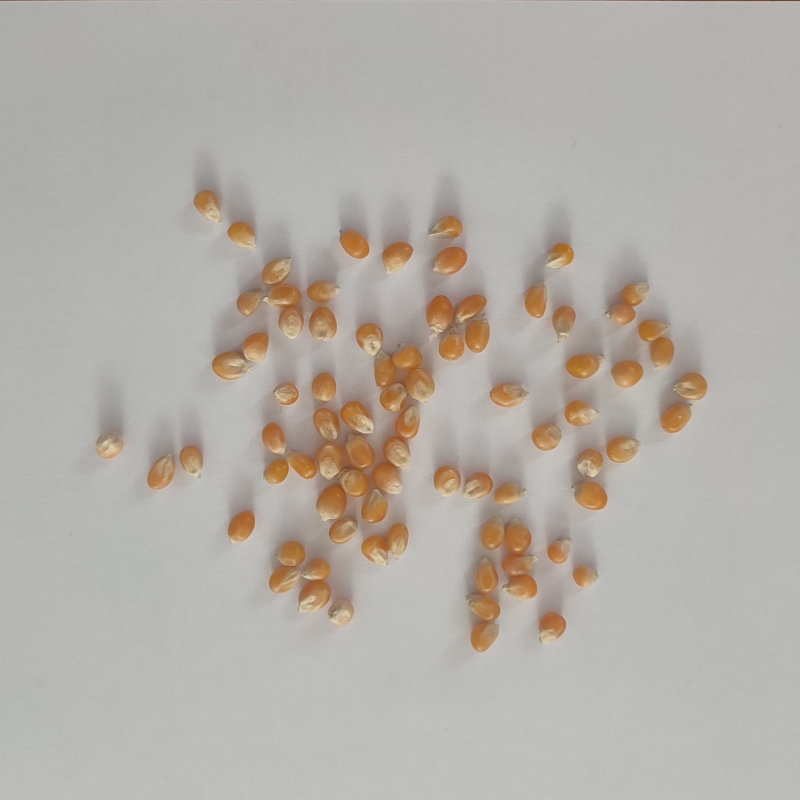
#> input picture grain-count-detector/misir.png, 2400 x 2400 px (shown at 1/3 size)
$ python main.py
#> lines starting #> are read from the running program, lines starting #| are printed output that depends on the picture; after the words box and inside, x2 and y2 are one past the last pixel; in counts of white or black regions, pixels touching at a corner belong together
from PIL import Image
import cv2
import numpy as np


def remove_gray_background(input_image_path, temp_output_path, gray_threshold=55):
    # Görüntüyü aç ve RGBA formatına çevir
#> called with input_image_path = 'misir.png', temp_output_path = 'misir_no_gray.png', gray_threshold = 55
    image = Image.open(input_image_path).convert("RGBA")
#> image is the input picture: PIL image 2400x2400 RGBA; mean R, G, B, A 180, 174.8, 168.2, 255
    pixels = image.load()
    width, height = image.size
#> width = 2400; height = 2400

    # Gri arka planı şeffaf yap
    for x in range(width):
        for y in range(height):
            r, g, b, a = pixels[x, y]
            if abs(r - g) < gray_threshold and abs(g - b) < gray_threshold and abs(r - b) < gray_threshold:
                pixels[x, y] = (r, g, b, 0)  # Şeffaf yap
    image.save(temp_output_path, "PNG")
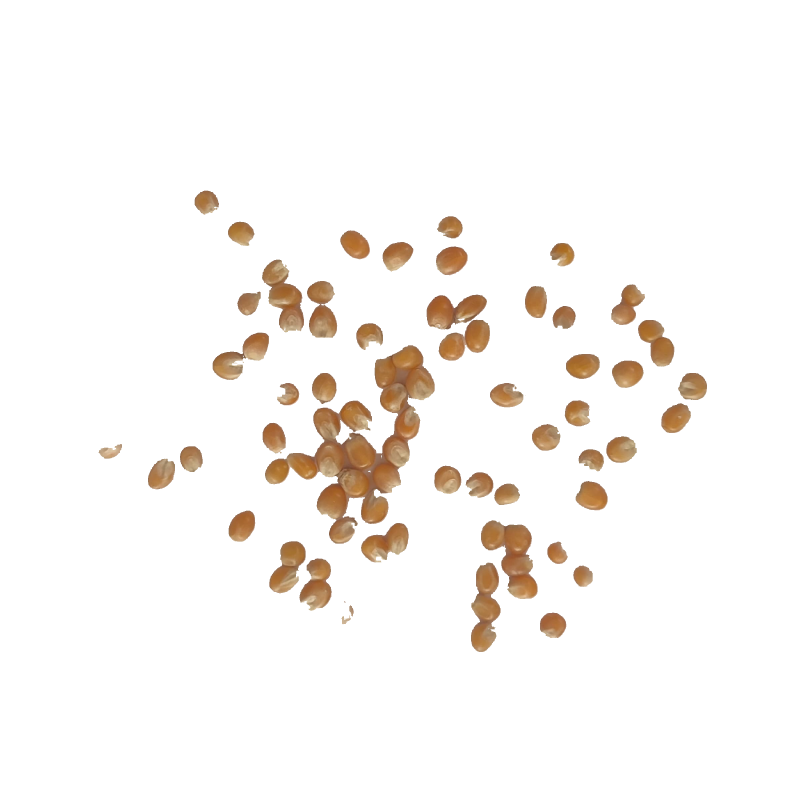
#> saved as misir_no_gray.png: PIL image 2400x2400 RGBA (shown at 1/3 size); mean R, G, B, A 180, 174.8, 168.2, 18.4; transparent parts drawn white


def count_corn_kernels(image_path, output_path):
    # Görüntüyü RGBA formatında oku
#> called with image_path = 'misir_no_gray.png', output_path = 'corn_output.png'
    image = cv2.imread(image_path, cv2.IMREAD_UNCHANGED)
#> image: shape (2400, 2400, 4)

    if image.shape[2] != 4:
        print("Görüntüde alfa kanalı bulunmuyor!")
        return

    alpha_channel = image[:, :, 3]
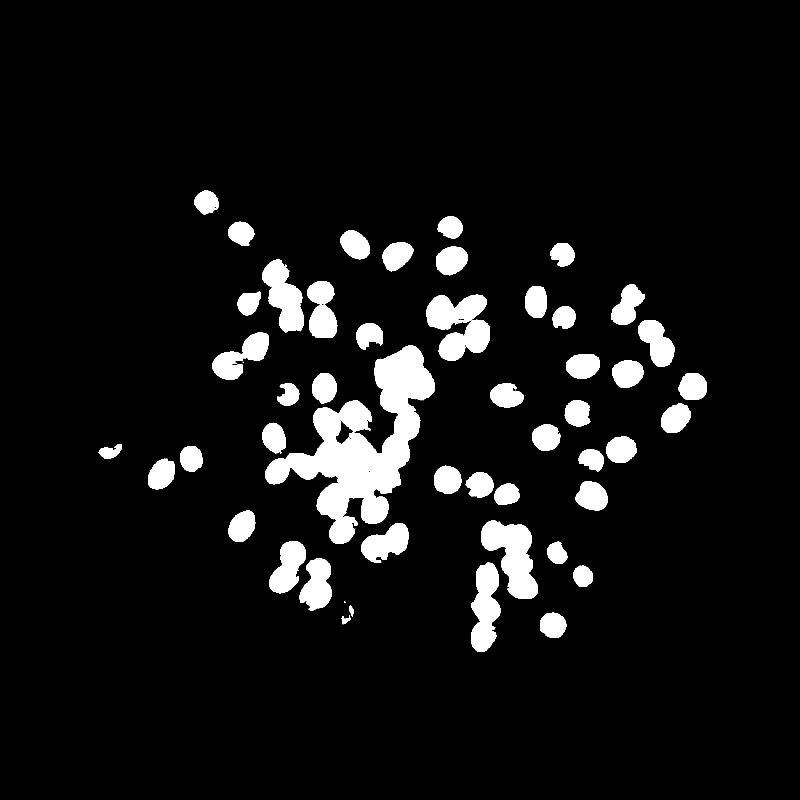
#> alpha_channel: shape (2400, 2400) (shown at 1/3 size); 7.2% white; 56 white regions (6 under 20 px), largest, box (x1, y1, x2, y2) and area: (795, 1036, 1304, 1631) 109137, (1443, 1561, 1613, 1797) 22359, (1413, 1688, 1502, 1956) 16078
    mask = alpha_channel > 0
    image_rgb = image[:, :, :3]
    gray = cv2.cvtColor(image_rgb, cv2.COLOR_BGR2GRAY)
    gray[~mask] = 255  # Şeffaf bölgeleri beyaz yap
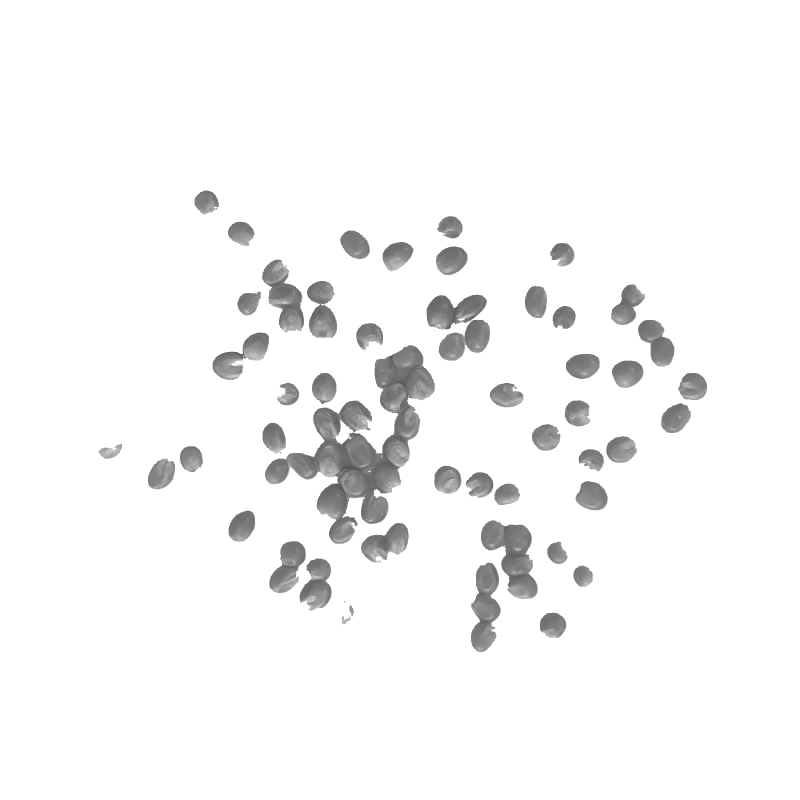
#> gray: shape (2400, 2400) (shown at 1/3 size); min 70, max 255, mean 246.2

    # Gürültü azaltma ve eşikleme
    blurred = cv2.GaussianBlur(gray, (15, 15), 0)
    _, binary = cv2.threshold(blurred, 225, 255, cv2.THRESH_BINARY_INV)
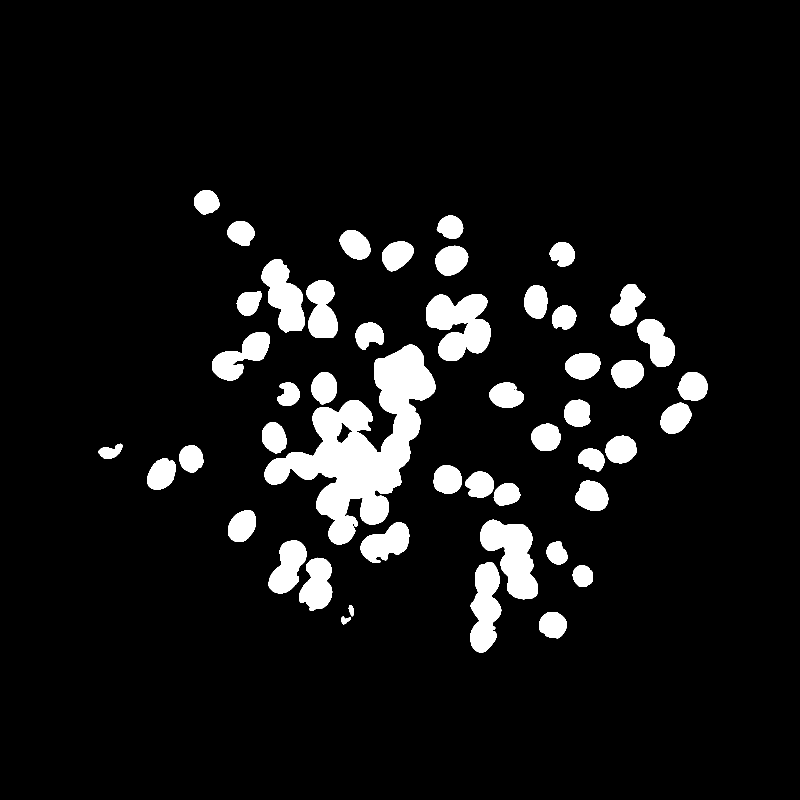
#> binary: shape (2400, 2400) (shown at 1/3 size); 7.7% white; 48 white regions, largest, box (x1, y1, x2, y2) and area: (793, 1034, 1306, 1633) 114848, (1278, 882, 1472, 1083) 25839, (1441, 1559, 1614, 1798) 23676

    # Morfolojik işlemler
    kernel = np.ones((5, 5), np.uint8)  # Kernel boyutunu artırarak ayrılmayı kolaylaştırıyoruz
    eroded = cv2.erode(binary, kernel, iterations=1)  # Erozyon: taneleri birbirinden ayır
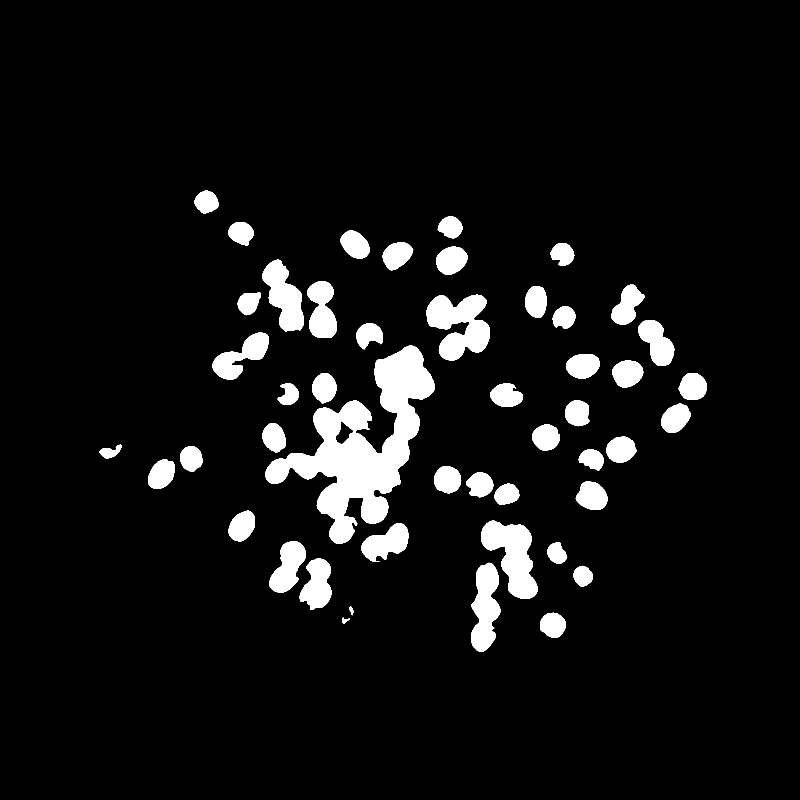
#> eroded: shape (2400, 2400) (shown at 1/3 size); 6.9% white; 48 white regions, largest, box (x1, y1, x2, y2) and area: (795, 1036, 1304, 1631) 106812, (1280, 884, 1470, 1081) 23392, (1443, 1561, 1612, 1796) 21788
    dilated = cv2.dilate(eroded, kernel, iterations=2)  # Genişletme: tanelerin sınırlarını belirginleştir
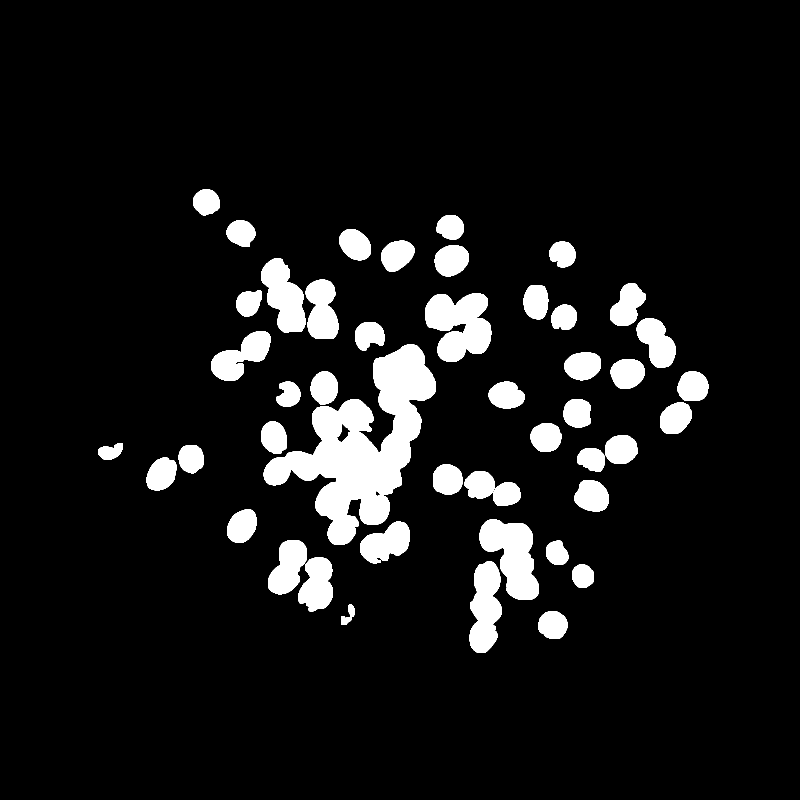
#> dilated: shape (2400, 2400) (shown at 1/3 size); 8.6% white; 48 white regions

    # Kontur bulma
    contours, _ = cv2.findContours(dilated, cv2.RETR_EXTERNAL, cv2.CHAIN_APPROX_SIMPLE)
#> contours = 48 contours; largest, box (x1, y1, x2, y2) and area: (791, 1032, 1308, 1635) 122498, (1276, 880, 1474, 1085) 27866, (1439, 1557, 1616, 1800) 25240, (1409, 1684, 1506, 1959) 18753, (783, 775, 916, 999) 17818

    # Çıkış görseli
    output = image.copy()
    count = 0
    font = cv2.FONT_HERSHEY_SIMPLEX  # Yazı tipi
    for i, contour in enumerate(contours):
        if cv2.contourArea(contour) > 100:  # Küçük alanları yok sayıyoruz
            count += 1
            # Konturun etrafını çiz
            cv2.drawContours(output, [contour], -1, (0, 255, 0), 2)

            # Konturun merkezini hesapla
            M = cv2.moments(contour)
            if M["m00"] != 0:
                cX = int(M["m10"] / M["m00"])
                cY = int(M["m01"] / M["m00"])
                # Sayıyı yaz
                cv2.putText(output, str(count), (cX - 10, cY - 10), font, 0.5, (0, 255, 0), 2)
#> this loop made 48 passes
#> (cX, cY) on passes 1 to 12: (1035, 1860), (1658, 1874), (1054, 1831), (1748, 1727), (1455, 1822), (951, 1753), (1670, 1659), (863, 1701), (1158, 1629), (1537, 1667), (725, 1578), (1519, 1482)
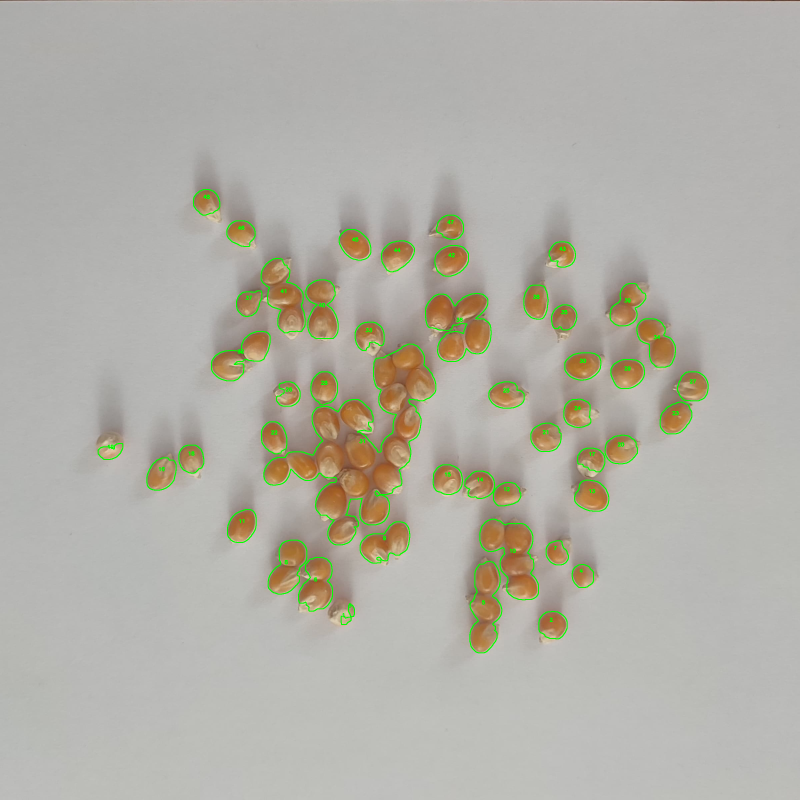
#> output: shape (2400, 2400, 4) (shown at 1/3 size); mean B, G, R, A 166.7, 176.1, 177.9, 18.1
#> after the loop, count = 48

    # Sayıyı göster
    print(f"Mısır tanelerinin sayısı: {count}")
#| Mısır tanelerinin sayısı: 48

    # Çıktıyı dosyaya kaydet
    cv2.imwrite(output_path, output)


# === Ana akış ===
input_image = 'misir.png'
temp_image = 'misir_no_gray.png'
output_image = 'corn_output.png'

remove_gray_background(input_image, temp_image)
count_corn_kernels(temp_image, output_image)
